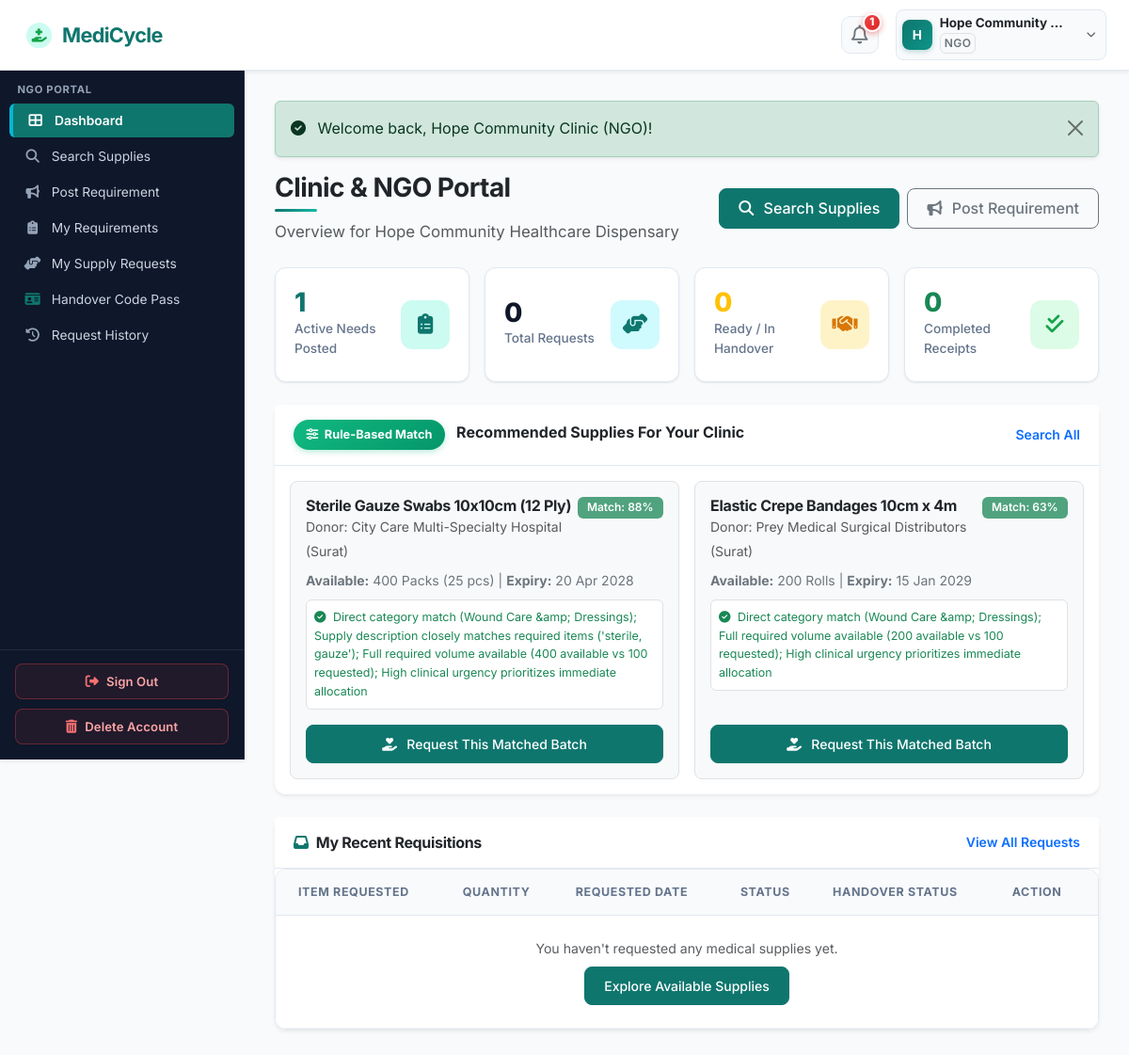
/ngo/dashboard.php (signed in), run on the app's committed database.
### tables this page shows
CREATE TABLE `organizations` (
  `id` int(11) NOT NULL AUTO_INCREMENT,
  `user_id` int(11) NOT NULL,
  `organization_name` varchar(150) NOT NULL,
  `organization_type` varchar(100) NOT NULL,
  `license_number` varchar(100) DEFAULT NULL,
  `address` text NOT NULL,
  `city` varchar(100) NOT NULL,
  `state` varchar(100) NOT NULL,
  `pincode` varchar(20) NOT NULL,
  `verification_status` enum('pending','verified','rejected') DEFAULT 'pending',
  `verification_notes` text DEFAULT NULL,
  `created_at` timestamp NOT NULL DEFAULT current_timestamp(),
  `updated_at` timestamp NOT NULL DEFAULT current_timestamp() ON UPDATE current_timestamp(),
  PRIMARY KEY (`id`),
  KEY `fk_org_user` (`user_id`),
  KEY `idx_org_city` (`city`),
  KEY `idx_org_status` (`verification_status`),
  CONSTRAINT `fk_org_user` FOREIGN KEY (`user_id`) REFERENCES `users` (`id`) ON DELETE CASCADE
);

CREATE TABLE `users` (
  `id` int(11) NOT NULL AUTO_INCREMENT,
  `name` varchar(100) NOT NULL,
  `email` varchar(100) NOT NULL,
  `password` varchar(255) NOT NULL,
  `phone` varchar(20) NOT NULL,
  `role` enum('admin','supplier','ngo','delivery') NOT NULL,
  `email_verified` tinyint(1) DEFAULT 1,
  `status` enum('active','inactive','suspended','pending') DEFAULT 'active',
  `created_at` timestamp NOT NULL DEFAULT current_timestamp(),
  `updated_at` timestamp NOT NULL DEFAULT current_timestamp() ON UPDATE current_timestamp(),
  PRIMARY KEY (`id`),
  UNIQUE KEY `email` (`email`),
  KEY `idx_user_role` (`role`),
  KEY `idx_user_status` (`status`)
);

CREATE TABLE `medical_supplies` (
  `id` int(11) NOT NULL AUTO_INCREMENT,
  `supplier_id` int(11) NOT NULL,
  `category_id` int(11) NOT NULL,
  `supply_name` varchar(150) NOT NULL,
  `description` text DEFAULT NULL,
  `quantity` int(11) NOT NULL,
  `unit` varchar(50) NOT NULL,
  `listing_type` enum('regular','surplus','disposal') NOT NULL DEFAULT 'regular',
  `condition_status` enum('New / Unopened','Sterile Sealed','Surplus Stock') NOT NULL,
  `packaging_status` enum('Original Factory Seal','Tamper Evident Packaging','Intact Outer Box') NOT NULL,
  `disposal_reason` varchar(255) DEFAULT NULL,
  `disposal_method` varchar(255) DEFAULT NULL,
  `expiry_date` date NOT NULL,
  `batch_number` varchar(100) DEFAULT NULL,
  `storage_requirements` varchar(150) DEFAULT 'Room Temperature',
  `location` varchar(150) NOT NULL,
  `city` varchar(100) NOT NULL,
  `availability_date` date DEFAULT NULL,
  `minimum_request_quantity` int(11) DEFAULT 1,
  `status` varchar(50) NOT NULL DEFAULT 'Available',
  `priority_score` int(11) DEFAULT 50,
  `priority_level` enum('Low','Medium','High','Critical') DEFAULT 'Medium',
  `admin_notes` text DEFAULT NULL,
  `image_path` varchar(255) DEFAULT NULL,
  `created_at` timestamp NOT NULL DEFAULT current_timestamp(),
  `updated_at` timestamp NOT NULL DEFAULT current_timestamp() ON UPDATE current_timestamp(),
  PRIMARY KEY (`id`),
  KEY `fk_supply_supplier` (`supplier_id`),
  KEY `fk_supply_category` (`category_id`),
  KEY `idx_supply_status` (`status`),
  KEY `idx_supply_city` (`city`),
  KEY `idx_supply_expiry` (`expiry_date`),
  KEY `idx_supply_priority` (`priority_score`),
  KEY `idx_supply_listing_type` (`listing_type`),
  CONSTRAINT `fk_supply_category` FOREIGN KEY (`category_id`) REFERENCES `categories` (`id`),
  CONSTRAINT `fk_supply_supplier` FOREIGN KEY (`supplier_id`) REFERENCES `users` (`id`) ON DELETE CASCADE
);

### ngo/dashboard.php (the view, shortened to what the rows shown need)
<?php
require_once __DIR__ . '/../config/config.php';
require_role('ngo');
$userId = $_SESSION['user_id'];
try {
    $stmt = $pdo->prepare("SELECT * FROM requirements WHERE organization_id = ? AND status = 'Active'");
    $stmt->execute([$userId]);
    $myReqs = $stmt->fetchAll();
    $availableSuppliesStmt = $pdo->query("SELECT s.*, c.category_name, o.organization_name as supplier_name, o.city
                                          FROM medical_supplies s
                                          JOIN categories c ON s.category_id = c.id
                                          JOIN organizations o ON s.supplier_id = o.user_id
                                          WHERE s.status = 'Available' AND s.expiry_date > CURDATE()");
    $availableSupplies = $availableSuppliesStmt->fetchAll();
    $smartMatches = [];
    if (!empty($myReqs)) {
        foreach ($myReqs as $req) {
            foreach ($availableSupplies as $sup) {
                $match = calculate_match_score($sup, $req);
                if ($match['is_recommended']) {
                    $smartMatches[] = [
                        'supply' => $sup,
                        'requirement' => $req,
                        'score' => $match['score'],
                        'summary' => $match['summary']
                    ];
                }
            }
        }
        usort($smartMatches, fn($a, $b) => $b['score'] <=> $a['score']);
        $smartMatches = array_slice($smartMatches, 0, 4);
    }
} catch (PDOException $e) {
    error_log("NGO dashboard error: " . $e->getMessage());
    $activeRequirements = $totalRequests = $approvedRequests = $completedDeliveries = 0;
    $smartMatches = [];
    $recentRequests = [];
}
include __DIR__ . '/../includes/header.php';
include __DIR__ . '/../includes/navbar.php';
?>
<div class="app-container">
    <?php include __DIR__ . '/../includes/sidebar.php'; ?>
    <div class="app-content">
        <?php if (!empty($smartMatches)): ?>
            <div class="card border-0 shadow-sm mb-4">
                <div class="card-body p-3">
                    <div class="row g-3">
                        <?php foreach ($smartMatches as $m): ?>
                            <div class="col-md-6">
                                <div class="p-3 bg-light rounded-3 border h-100 d-flex flex-column">
                                    <div class="d-flex justify-content-between align-items-start mb-2">
                                        <div>
                                            <h6 class="fw-bold text-dark mb-0"><?php echo e($m['supply']['supply_name']); ?></h6>
                                            <span class="text-muted small">Donor: <?php echo e($m['supply']['supplier_name']); ?> (<?php echo e($m['supply']['city']); ?>)</span>
                                        </div>
                                        <span class="badge bg-success bg-opacity-75 text-white">Match: <?php echo $m['score']; ?>%</span>
                                    </div>
                                    <div class="small text-secondary mb-2">
                                        <strong>Available:</strong> <?php echo $m['supply']['quantity'] . ' ' . e($m['supply']['unit']); ?> |
                                        <strong>Expiry:</strong> <?php echo format_date($m['supply']['expiry_date']); ?>
                                    </div>
                                    <div class="p-2 bg-white rounded border small text-success mb-3" style="font-size:0.78rem;">
                                        <i class="fas fa-check-circle me-1"></i> <?php echo e($m['summary']); ?>
                                    </div>
                                    <div class="mt-auto">
                                        <a href="<?php echo BASE_URL; ?>/ngo/supply-details.php?id=<?php echo $m['supply']['id']; ?>" class="btn btn-primary btn-sm w-100">
                                            <i class="fas fa-hand-holding-heart me-1"></i> Request This Matched Batch
                                        </a>
                                    </div>
                                </div>
                            </div>
                        <?php endforeach; ?>
                    </div>
                </div>
            </div>
        <?php endif; ?>
        <div class="card border-0 shadow-sm">
            <div class="card-body p-0">
                <div class="table-responsive">
                    <table class="table table-hover align-middle mb-0">
                        <thead class="table-light">
                            <tr>
                                <th class="ps-4">Item Requested</th>
                                <th>Quantity</th>
                                <th>Requested Date</th>
                                <th>Status</th>
                                <th>Handover Status</th>
                                <th class="text-start pe-4">Action</th>
                            </tr>
                        </thead>
                    </table>
                </div>
            </div>
        </div>
    </div>
</div>
<?php include __DIR__ . '/../includes/footer.php'; ?>

### includes/navbar.php (shortened to what the rows shown need)
<?php
$currentUser = current_user();
$unreadNotifCount = 0;
if ($currentUser && isset($pdo)) {
    $unreadNotifCount = get_unread_notifications_count($pdo, $currentUser['id']);
}
$inPortal = (bool)preg_match('#/(supplier|ngo|delivery)/#i', $_SERVER['PHP_SELF'] ?? '');
?>
<nav class="navbar navbar-expand-lg navbar-medicycle sticky-top shadow-sm">
    <div class="container-fluid px-2 px-sm-3 px-lg-4 d-flex align-items-center justify-content-between">
        <?php if ($inPortal): ?>
            <div class="d-flex align-items-center gap-1 gap-sm-2 gap-md-3">
                <div class="dropdown position-relative">
                    <button type="button" class="btn notif-icon-btn position-relative" id="notifDropdown" aria-expanded="false" title="Notifications" onclick="togglePortalDropdown('notifDropdownMenu', event)">
                        <i class="far fa-bell fs-5 text-secondary"></i>
                        <?php if ($unreadNotifCount > 0): ?>
                            <span class="notif-pulse-badge">
                                <?php echo $unreadNotifCount; ?>
                            </span>
                        <?php endif; ?>
                    </button>
                </div>
                <?php
                $displayName = $currentUser['name'] ?? ($_SESSION['user_name'] ?? 'User');
                $displayRole = $currentUser['role'] ?? ($_SESSION['role'] ?? '');
                ?>
                <div class="dropdown position-relative">
                    <button type="button" class="btn user-profile-capsule d-flex align-items-center gap-1 gap-sm-2 text-dark shadow-2xs" id="userDropdown" aria-expanded="false" onclick="togglePortalDropdown('userDropdownMenu', event)">
                        <div class="user-avatar-circle">
                            <?php echo strtoupper(substr($displayName, 0, 1)); ?>
                        </div>
                        <div class="text-start pe-1 user-profile-info">
                            <span class="d-block fw-bold text-dark leading-tight user-profile-name"><?php echo e($displayName); ?></span>
                            <?php if ($displayRole): ?>
                                <span class="badge text-uppercase text-secondary bg-light border p-1 user-profile-role d-none d-sm-inline-block"><?php echo strtoupper(e($displayRole)); ?></span>
                            <?php endif; ?>
                        </div>
                        <i class="fas fa-chevron-down text-muted small ms-1" style="font-size:0.62rem;"></i>
                    </button>
                </div>
            </div>
        <?php endif; ?>
    </div>
</nav>

### includes/sidebar.php (shortened to what the rows shown need)
<?php
$currentUser = current_user();
$currentScript = basename($_SERVER['PHP_SELF']);
if (!function_exists('is_active_link')) {
    function is_active_link($script, $dir = null) {
        global $currentScript, $currentDir;
        return ($currentScript === $script) ? 'active' : '';
    }
}
$userRole = $currentUser['role'] ?? ($_SESSION['role'] ?? '');
?>
<aside class="app-sidebar shadow-sm">
    <div class="sidebar-heading">
        <?php echo strtoupper(e($userRole)); ?> PORTAL
    </div>
    <ul class="nav flex-column mb-auto">
        <?php if ($userRole === 'supplier'): ?>
            <li class="nav-item">
                <a class="nav-link <?php echo is_active_link('dashboard.php', 'supplier'); ?>" href="<?php echo BASE_URL; ?>/supplier/dashboard.php">
                    <i class="fas fa-th-large"></i> Dashboard
                </a>
            </li>
            <li class="nav-item">
                <a class="nav-link <?php echo is_active_link('add-supply.php', 'supplier'); ?>" href="<?php echo BASE_URL; ?>/supplier/add-supply.php">
                    <i class="fas fa-plus-circle"></i> Medical Items
                </a>
            </li>
            <li class="nav-item">
                <a class="nav-link <?php echo is_active_link('inventory.php', 'supplier'); ?>" href="<?php echo BASE_URL; ?>/supplier/inventory.php">
                    <i class="fas fa-boxes-stacked"></i> Medical Supply
                </a>
            </li>
            <li class="nav-item">
                <a class="nav-link <?php echo is_active_link('requests.php', 'supplier'); ?>" href="<?php echo BASE_URL; ?>/supplier/requests.php">
                    <i class="fas fa-inbox"></i> Incoming Requests
                </a>
            </li>
            <li class="nav-item">
                <a class="nav-link <?php echo is_active_link('verify-handover.php', 'supplier'); ?>" href="<?php echo BASE_URL; ?>/supplier/verify-handover.php">
                    <i class="fas fa-qrcode text-warning"></i> Verify Handover
                </a>
            </li>
            <li class="nav-item">
                <a class="nav-link <?php echo is_active_link('history.php', 'supplier'); ?>" href="<?php echo BASE_URL; ?>/supplier/history.php">
                    <i class="fas fa-history"></i> Transfer History
                </a>
            </li>
        <?php elseif ($userRole === 'ngo'): ?>
            <li class="nav-item">
            </li>
            <li class="nav-item">
            </li>
            <li class="nav-item">
            </li>
            <li class="nav-item">
            </li>
            <li class="nav-item">
            </li>
            <li class="nav-item">
            </li>
            <li class="nav-item">
            </li>
        <?php endif; ?>
    </ul>
    <div class="sidebar-footer mt-auto d-none d-lg-flex">
        <button type="button" class="btn-sidebar-signout" onclick="openSignOutModal(event)">
        </button>
        <button type="button" class="btn-sidebar-delete" data-bs-toggle="modal" data-bs-target="#deleteAccountModal">
        </button>
    </div>
</aside>

### data on the page
organizations: user.name "H", user.name "Hope Community…", user.role "NGO"
medical_supplies: supply_name "Sterile Gauze Swabs 10x10cm (12 Ply)", organizations.organization_name "City Care Multi-Specialty Hospital", organizations.city "Surat", score "88", quantity "400", unit "Packs (25 pcs)", expiry_date "20 Apr 2028", summary "Direct category match (Wound Care &amp; Dressings); Supply description closely matches required items ('sterile, gauze'); Full required volume available (400 available vs 100 requested); High clinical urgency prioritizes immediate allocation"
medical_supplies: supply_name "Elastic Crepe Bandages 10cm x 4m", organizations.organization_name "Prey Medical Surgical Distributors", organizations.city "Surat", score "63", quantity "200", unit "Rolls", expiry_date "15 Jan 2029", summary "Direct category match (Wound Care &amp; Dressings); Full required volume available (200 available vs 100 requested); High clinical urgency prioritizes immediate allocation"

### other printed values
$unreadNotifCount "1"
$message "Welcome back, Hope Community Clinic (NGO)!"
$_SESSION['org_name'] "Hope Community Healthcare Dispensary"
$activeRequirements "1"
$totalRequests "0"
$approvedRequests "0"
$completedDeliveries "0"
